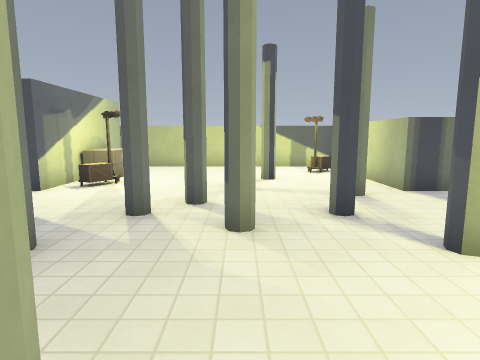
view 1 (above)

16 first-person views from a walk through a Godot game level. The camera is 1.5 m above the floor, tilts 8° down and sees 75° across. The floor is counted in squares, 1 m on a side. Each view is taken from the middle of a square. On the plan, view 1 faces up. The plan holds only what a view shows up to about 15 squares ahead; the rest is blank. Some surface patterns are stand-ins.

view 2
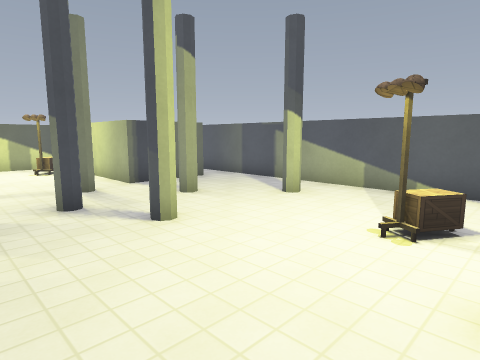

view 3
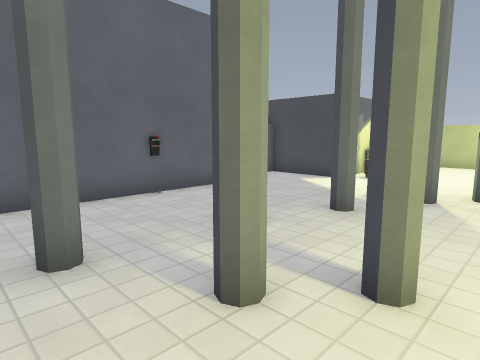

view 4
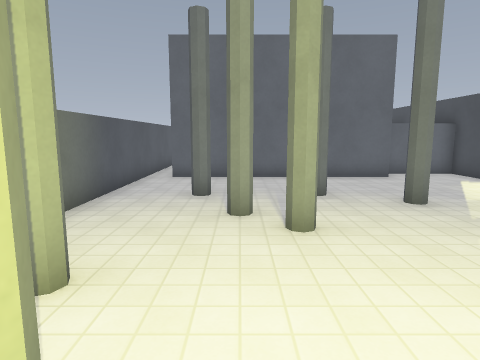

view 5
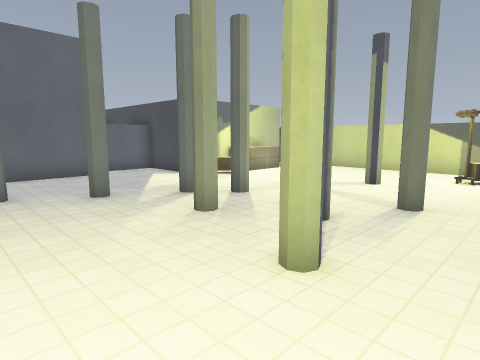

view 6
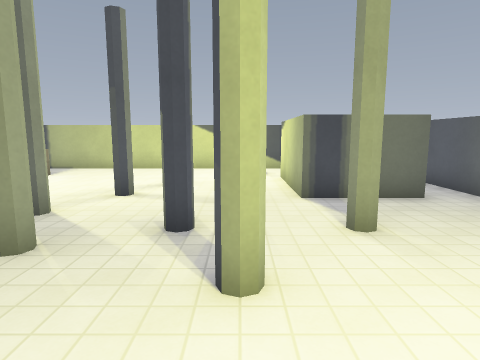

view 7
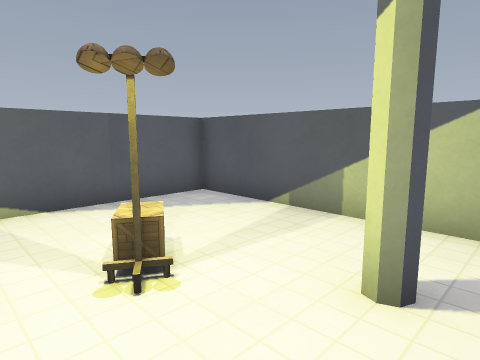

view 8
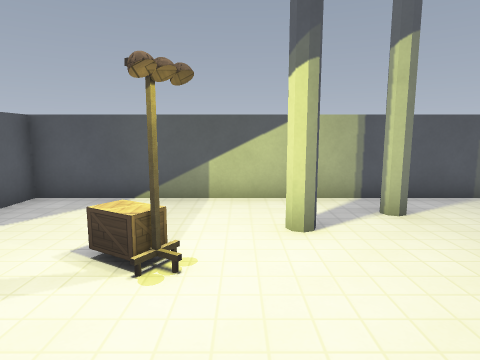

view 9
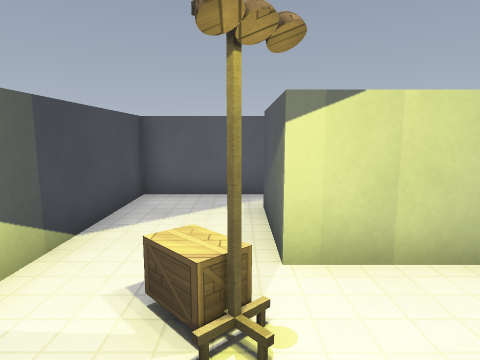

view 10
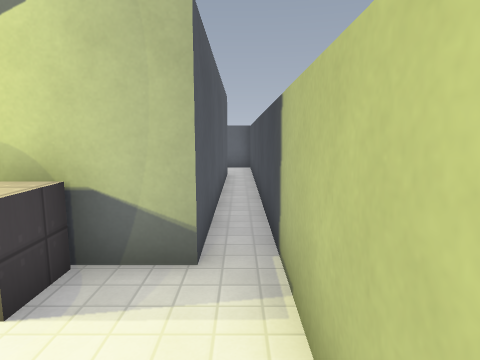

view 11
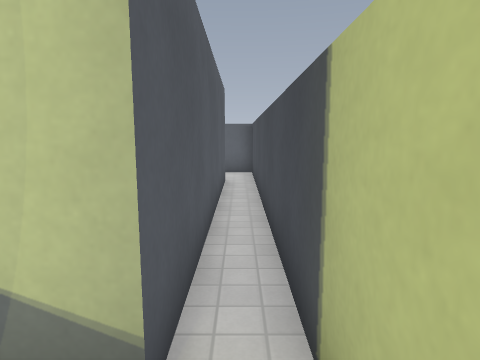

view 12
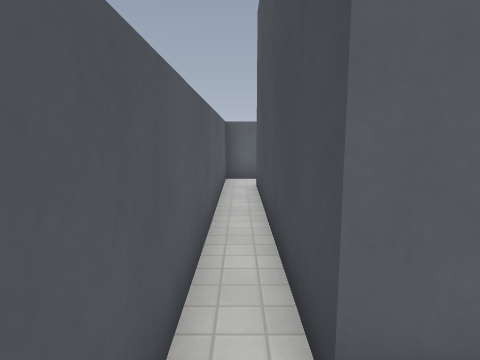

view 13
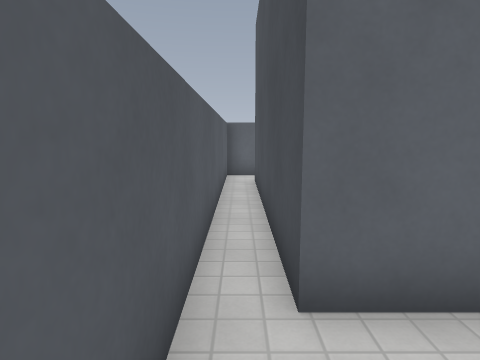

view 14
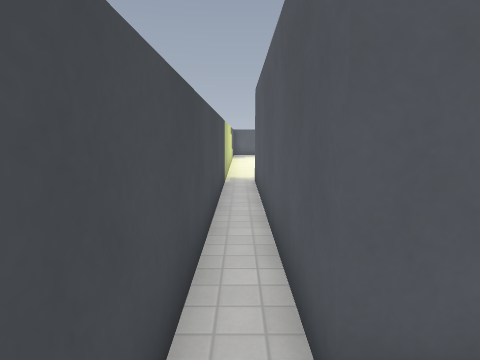

view 15
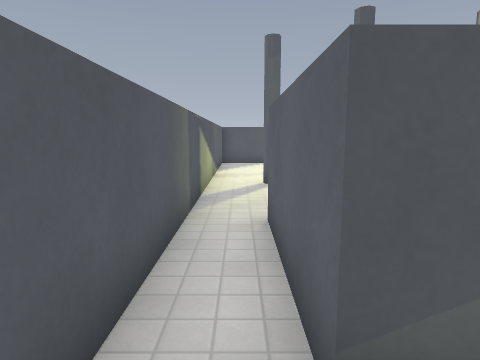

view 16
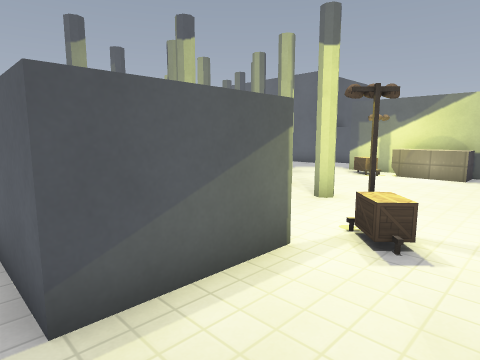

### Floor plan
Key: @ floor where view 1 was taken; # wall or solid block; . floor; B box; G generator; O other object.
Columns run from 17 left of view 1 to 9 right of it. Each row starts with its distance up from view 1.
 16 ###########################
 15 #.........................#
 14 #  #########.........B....#
 13            #G.......BB#...#
 12            #G.........###.#
 11            #G.....#...###.#
 10            #BB........###.#
  9         ####B....#....###.#
  8         #...........#.....#
  7         #.......#.........#
  6         #......#...#..#...#
  5         ##.......#........#
  4          #....#.....#...#.#
  3          #................#
  2          #O..#............#
  1          #......#.........#
  0          #.....#.@....BB..#
 -1          #...#......#.....#
 -2 # ########........#.......#
 -3 #.........................#
 -4 ###########################

Where each view was taken, in squares from view 1:
view 1: 0 up, 0 right, facing up
view 2: 1 down, 0 right, facing up-right
view 3: 2 down, 0 right, facing up-left
view 4: 0 up, 4 right, facing left
view 5: 1 up, 5 right, facing up-left
view 6: 1 up, 3 right, facing up
view 7: 2 up, 2 right, facing down-right
view 8: 4 up, 4 right, facing down
view 9: 13 up, 1 right, facing right
view 10: 15 up, 2 left, facing left
view 11: 15 up, 4 left, facing left
view 12: 3 down, 6 left, facing left
view 13: 3 down, 5 left, facing left
view 14: 15 up, 16 left, facing right
view 15: 14 up, 8 right, facing down
view 16: 15 up, 8 right, facing down-left
